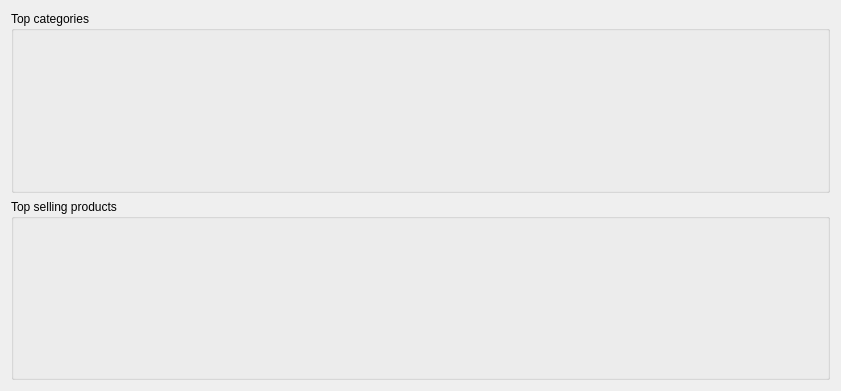
                <widget class="QWidget" name="scrollAreaWidgetContents_4">
                 <property name="geometry">
                  <rect>
                   <x>0</x>
                   <y>0</y>
                   <width>841</width>
                   <height>391</height>
                  </rect>
                 </property>
                 <layout class="QVBoxLayout" name="verticalLayout_34">
                  <item>
                   <widget class="QGroupBox" name="groupBox_4">
                    <property name="title">
                     <string>Top categories</string>
                    </property>
                    <layout class="QVBoxLayout" name="verticalLayout_30">
                     <item>
                      <layout class="QVBoxLayout" name="verticalLayout_31">
                       <item>
                        <layout class="QHBoxLayout" name="horizontalLayout_52">
                         <item>
                          <widget class="QPushButton" name="pushButton_12">
                           <property name="text">
                            <string/>
                           </property>
                           <property name="flat">
                            <bool>true</bool>
                           </property>
                          </widget>
                         </item>
                         <item>
                          <widget class="QPushButton" name="pushButton_14">
                           <property name="text">
                            <string/>
                           </property>
                           <property name="flat">
                            <bool>true</bool>
                           </property>
                          </widget>
                         </item>
                         <item>
                          <widget class="QPushButton" name="pushButton_15">
                           <property name="text">
                            <string/>
                           </property>
                           <property name="flat">
                            <bool>true</bool>
                           </property>
                          </widget>
                         </item>
                        </layout>
                       </item>
                       <item>
                        <layout class="QHBoxLayout" name="horizontalLayout_53">
                         <item>
                          <widget class="QPushButton" name="pushButton_16">
                           <property name="text">
                            <string/>
                           </property>
                           <property name="flat">
                            <bool>true</bool>
                           </property>
                          </widget>
                         </item>
                         <item>
                          <widget class="QPushButton" name="pushButton_28">
                           <property name="text">
                            <string/>
                           </property>
                           <property name="flat">
                            <bool>true</bool>
                           </property>
                          </widget>
                         </item>
                         <item>
                          <widget class="QPushButton" name="pushButton_29">
                           <property name="text">
                            <string/>
                           </property>
                           <property name="flat">
                            <bool>true</bool>
                           </property>
                          </widget>
                         </item>
                        </layout>
                       </item>
                      </layout>
                     </item>
                    </layout>
                   </widget>
                  </item>
                  <item>
                   <widget class="QGroupBox" name="groupBox_5">
                    <property name="title">
                     <string>Top selling products</string>
                    </property>
                    <layout class="QVBoxLayout" name="verticalLayout_35">
                     <item>
                      <layout class="QHBoxLayout" name="horizontalLayout_55">
                       <item>
                        <spacer name="horizontalSpacer_46">
                         <property name="orientation">
                          <enum>Qt::Horizontal</enum>
                         </property>
                         <property name="sizeHint" stdset="0">
                          <size>
                           <width>40</width>
                           <height>20</height>
                          </size>
                         </property>
                        </spacer>
                       </item>
                       <item>
                        <widget class="QPushButton" name="pushButton_30">
                         <property name="text">
                          <string/>
                         </property>
                         <property name="iconSize">
                          <size>
                           <width>200</width>
                           <height>200</height>
                          </size>
                         </property>
                         <property name="flat">
                          <bool>true</bool>
                         </property>
                        </widget>
                       </item>
                       <item>
                        <widget class="QPushButton" name="pushButton_31">
                         <property name="text">
                          <string/>
                         </property>
                         <property name="iconSize">
                          <size>
                           <width>200</width>
                           <height>200</height>
                          </size>
                         </property>
                         <property name="flat">
                          <bool>true</bool>
                         </property>
                        </widget>
                       </item>
                       <item>
                        <widget class="QPushButton" name="pushButton_32">
                         <property name="text">
                          <string/>
                         </property>
                         <property name="iconSize">
                          <size>
                           <width>200</width>
                           <height>200</height>
                          </size>
                         </property>
                         <property name="flat">
                          <bool>true</bool>
                         </property>
                        </widget>
                       </item>
                       <item>
                        <widget class="QPushButton" name="pushButton_33">
                         <property name="text">
                          <string/>
                         </property>
                         <property name="iconSize">
                          <size>
                           <width>200</width>
                           <height>200</height>
                          </size>
                         </property>
                         <property name="flat">
                          <bool>true</bool>
                         </property>
                        </widget>
                       </item>
                       <item>
                        <widget class="QPushButton" name="pushButton_34">
                         <property name="text">
                          <string/>
                         </property>
                         <property name="iconSize">
                          <size>
                           <width>200</width>
                           <height>200</height>
                          </size>
                         </property>
                         <property name="flat">
                          <bool>true</bool>
                         </property>
                        </widget>
                       </item>
                       <item>
                        <widget class="QPushButton" name="pushButton_35">
                         <property name="text">
                          <string/>
                         </property>
                         <property name="iconSize">
                          <size>
                           <width>200</width>
                           <height>200</height>
                          </size>
                         </property>
                         <property name="flat">
                          <bool>true</bool>
                         </property>
                        </widget>
                       </item>
                       <item>
                        <spacer name="horizontalSpacer_47">
                         <property name="orientation">
                          <enum>Qt::Horizontal</enum>
                         </property>
                         <property name="sizeHint" stdset="0">
                          <size>
                           <width>40</width>
                           <height>20</height>
                          </size>
                         </property>
                        </spacer>
                       </item>
                      </layout>
                     </item>
                    </layout>
                   </widget>
                  </item>
                 </layout>
                </widget>
